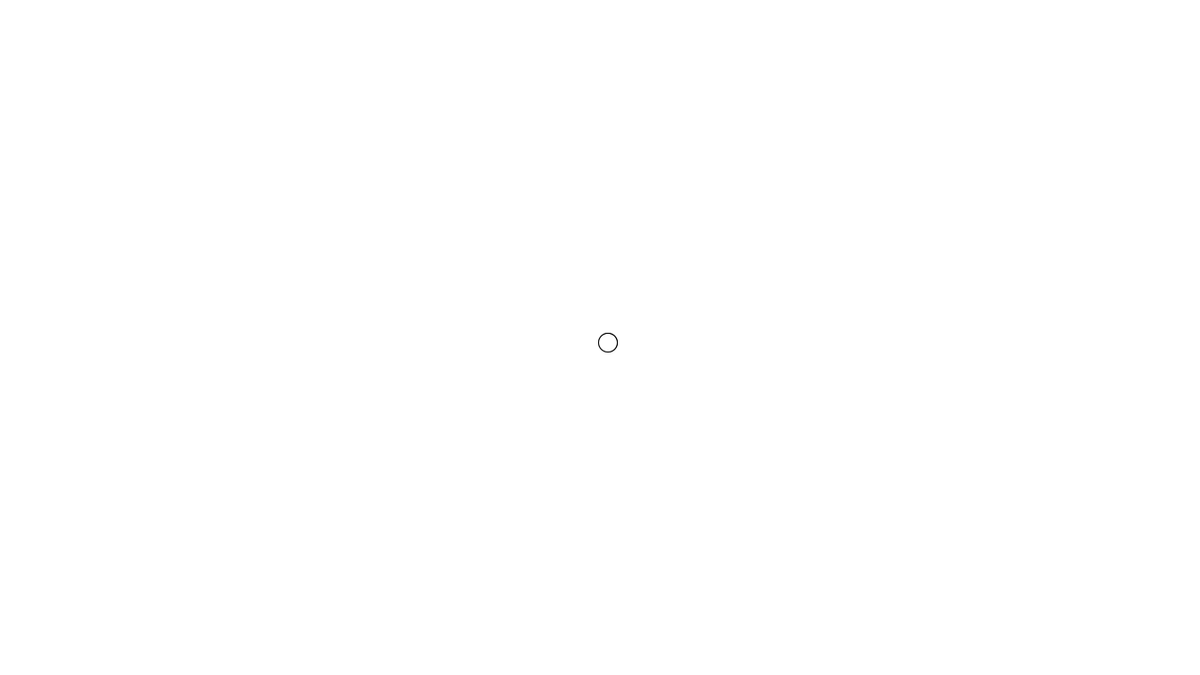
Frame 1 (no input)
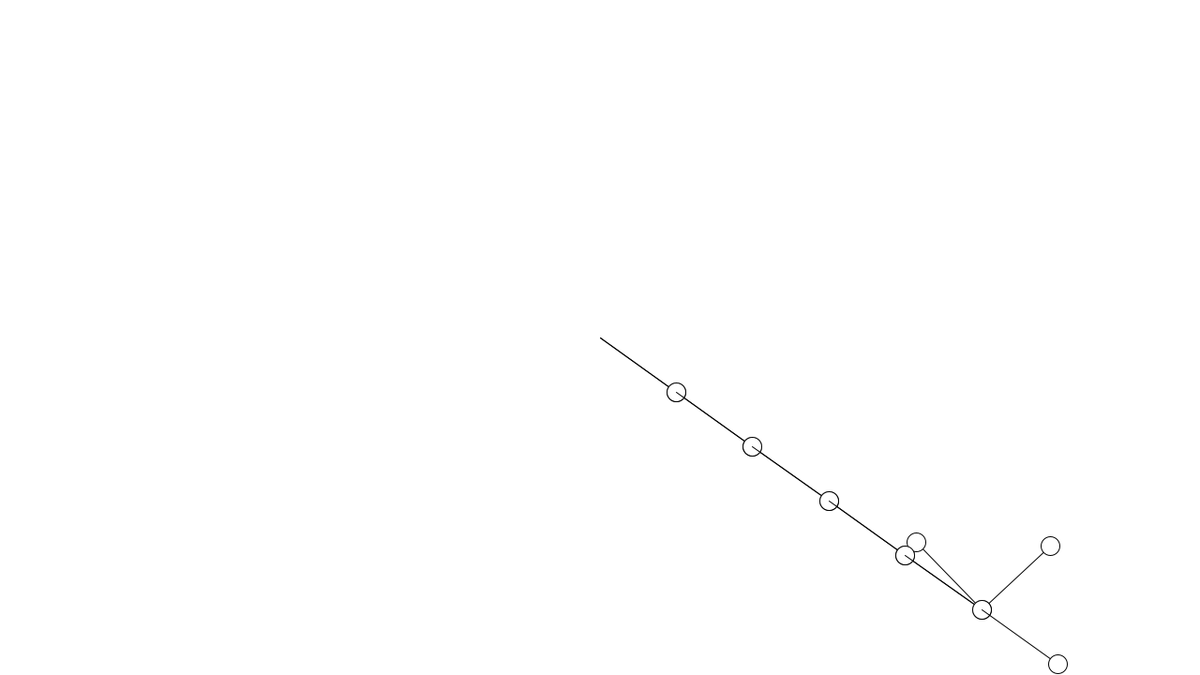
Frame 60 (the mouse pressed at the canvas centre just before this capture)
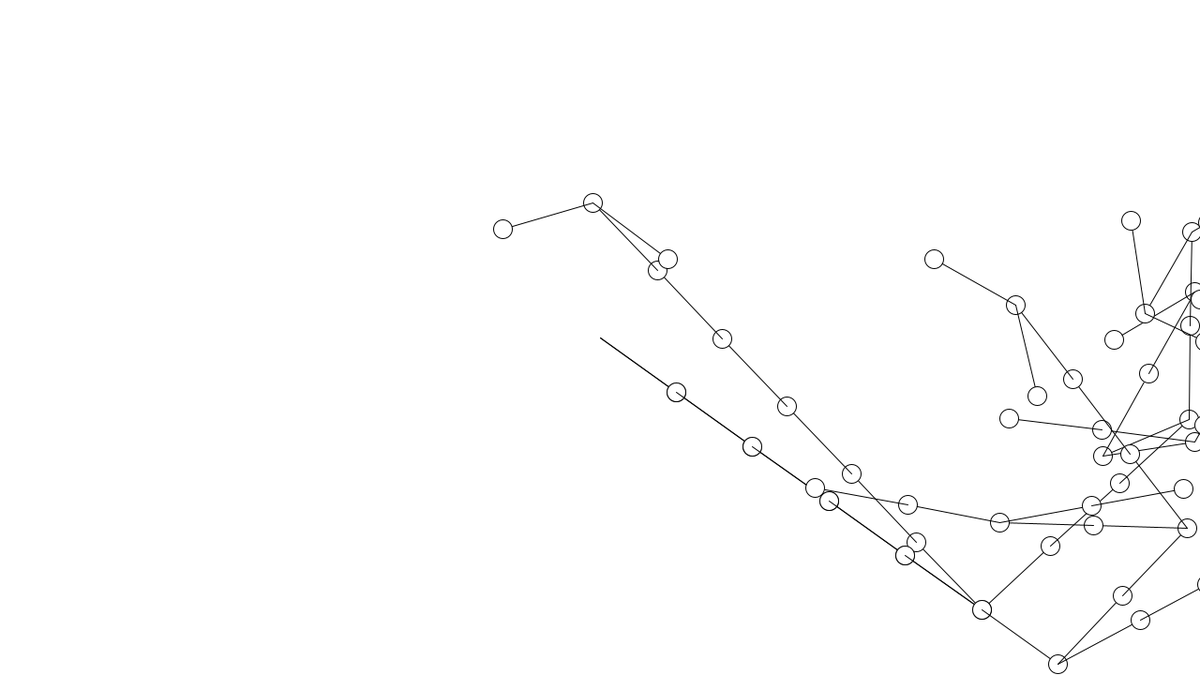
Frame 120 (the mouse held since frame 60 and released just before this capture)

The Processing sketch that drew these frames (run headless with seeded random() and noise(); from frame 60 on, the mouse is pressed at the canvas centre):

// Processing sketch: PhotoSynths
// ── PhotoSynths.pde
float maxLength = 100;
Synth main;

void setup(){
  size(1280,720);
  frameRate(50);
  main = new Synth(width/2, height/2);
}
void draw(){
  background(255);
  main.updateSynth();
  main.drawSynth();

}

// ── A_ConvertVid.pde
class vid{
  
}

// ── B_Background.pde
class Background{
 Background(){
   
 }
 void drawBackground(){
   
 }
}

// ── C_Synths.pde
class Synth {
  ArrayList<Knuckle> branches;
  PVector center;
  Synth(float x, float y) {
    center = new PVector(x, y);
    int knStart = int(random(3)+1);
    branches = new ArrayList<Knuckle>();
    for (int s = 0; s<knStart; s++) {
      Knuckle newKnuckle = new Knuckle(360/(knStart+1)); 
      branches.add(newKnuckle);
      print("setup, " + newKnuckle.angle);
    }
  }
  void updateSynth() {
    for (Knuckle current : branches) {
      current.update(10, center, current.angle);
    }
  }
  void drawSynth() {
    for (Knuckle drawing : branches) {
      drawing.drawKnuckle(center.x, center.y);
    }
  }
}

class Knuckle {
  float len;
  PVector end;
  boolean twoChild;
  float angle;
  ArrayList<Knuckle> children;

  Knuckle(float inangle) {
    end = new PVector();
    angle = inangle;
    if (int(random(5)) == 0) {
      twoChild = true; // 2 for loop iterations later
    } else {
      twoChild = false;
    }
    children = new ArrayList<Knuckle>();
    len = 0;
  }
  void update(float light, PVector pPos, float pAngle) {


    if (len<maxLength) {
      if (end.x<0||end.x>width||end.y<0||end.y>height) {
        
      }else{
        len = len + light;
      }
    } else {
      if (children.size() == 0) {
        float childAngle = angle;
        if (twoChild) {
          childAngle = angle - random(90);

          children.add(new Knuckle(childAngle));

          childAngle = angle + random(90);
          twoChild = false;
        }
        children.add(new Knuckle(childAngle));
      }
    }
    //positioning
    if (end.x<0||end.x>width||end.y<0||end.y>height) {
      end.x = end.x;
      end.y = end.y;
    } else {

      end.x = pPos.x + cos(angle) * len;
      end.y = pPos.y + sin(angle) * len;
    }
    //println(angle);


    //update the children
    if (children.size()>0) {
      for (Knuckle child : children) {
        child.update(light, end, angle);
      }
    }
  }
  void drawKnuckle(float sX, float sY) {
    line(end.x, end.y, sX, sY);
    ellipse(end.x, end.y, 20, 20);
    for (Knuckle child : children) {
      child.drawKnuckle(end.x, end.y);
    }
  }
}

// ── E_Sound.pde
class sound{
  
}
